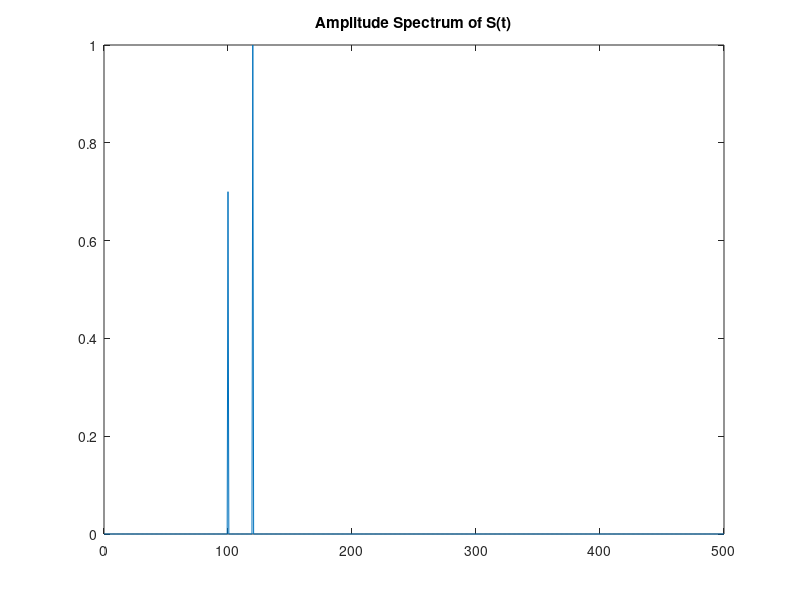

Reproduce this figure in MATLAB.

Fs = 1000;
%Sampling frequency
T = 1/Fs;           %Sampling period
L = 1500;           %Length of signal
t = (0:L-1)*T;      %Time vector
f = Fs*(0:(L/2))/L;

S = 0.7*sin(2*pi*100*t) + sin(2*pi*120*t);
X = S + 2*randn(size(t));

Y = fft(S);
P2 = abs(Y/L);
P1 = P2(1:L/2+1);
P1(2:end-1) = 2*P1(2:end-1);

plot(f,P1)
title('Amplitude Spectrum of S(t)')
%xlabel('f(Hz)')
%ylabel('|P1(f)|')
